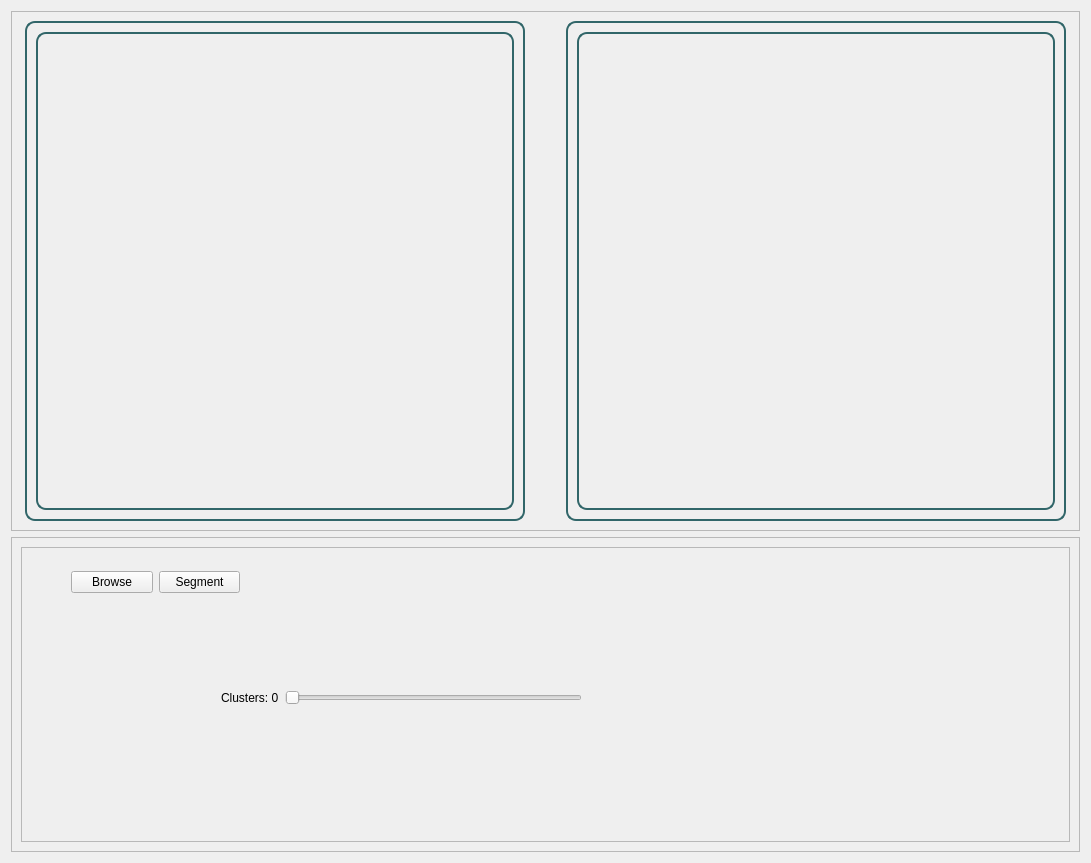
<?xml version="1.0" encoding="UTF-8"?>
<ui version="4.0">
 <class>AgglomerativeWidget</class>
 <widget class="QWidget" name="AgglomerativeWidget">
  <property name="geometry">
   <rect>
    <x>0</x>
    <y>0</y>
    <width>1091</width>
    <height>863</height>
   </rect>
  </property>
  <property name="windowTitle">
   <string>Form</string>
  </property>
  <layout class="QGridLayout" name="gridLayout">
   <item row="0" column="0">
    <widget class="QFrame" name="frame_11">
     <property name="frameShape">
      <enum>QFrame::StyledPanel</enum>
     </property>
     <property name="frameShadow">
      <enum>QFrame::Raised</enum>
     </property>
     <layout class="QHBoxLayout" name="horizontalLayout_5">
      <item>
       <widget class="QFrame" name="frame_12">
        <property name="minimumSize">
         <size>
          <width>500</width>
          <height>500</height>
         </size>
        </property>
        <property name="maximumSize">
         <size>
          <width>500</width>
          <height>500</height>
         </size>
        </property>
        <property name="styleSheet">
         <string notr="true">
           border: 2px solid #316669;
          border-radius: 10px;
      </string>
        </property>
        <property name="frameShape">
         <enum>QFrame::StyledPanel</enum>
        </property>
        <property name="frameShadow">
         <enum>QFrame::Raised</enum>
        </property>
        <layout class="QVBoxLayout" name="verticalLayout_5">
         <item>
          <widget class="QLabel" name="originalImage_2">
           <property name="text">
            <string/>
           </property>
          </widget>
         </item>
        </layout>
       </widget>
      </item>
      <item>
       <spacer name="horizontalSpacer_4">
        <property name="orientation">
         <enum>Qt::Horizontal</enum>
        </property>
        <property name="sizeType">
         <enum>QSizePolicy::Minimum</enum>
        </property>
        <property name="sizeHint" stdset="0">
         <size>
          <width>31</width>
          <height>20</height>
         </size>
        </property>
       </spacer>
      </item>
      <item>
       <widget class="QFrame" name="frame_13">
        <property name="minimumSize">
         <size>
          <width>500</width>
          <height>500</height>
         </size>
        </property>
        <property name="maximumSize">
         <size>
          <width>500</width>
          <height>500</height>
         </size>
        </property>
        <property name="styleSheet">
         <string notr="true">
           border: 2px solid  #316669;
          border-radius: 10px;
      </string>
        </property>
        <property name="frameShape">
         <enum>QFrame::StyledPanel</enum>
        </property>
        <property name="frameShadow">
         <enum>QFrame::Raised</enum>
        </property>
        <layout class="QVBoxLayout" name="verticalLayout_6">
         <item>
          <widget class="QLabel" name="processedImage_2">
           <property name="text">
            <string/>
           </property>
          </widget>
         </item>
        </layout>
       </widget>
      </item>
     </layout>
    </widget>
   </item>
   <item row="1" column="0">
    <widget class="QFrame" name="frame_6">
     <property name="frameShape">
      <enum>QFrame::StyledPanel</enum>
     </property>
     <property name="frameShadow">
      <enum>QFrame::Raised</enum>
     </property>
     <layout class="QHBoxLayout" name="horizontalLayout_3">
      <item>
       <widget class="QFrame" name="frame_10">
        <property name="frameShape">
         <enum>QFrame::StyledPanel</enum>
        </property>
        <property name="frameShadow">
         <enum>QFrame::Raised</enum>
        </property>
        <widget class="QWidget" name="">
         <property name="geometry">
          <rect>
           <x>200</x>
           <y>140</y>
           <width>361</width>
           <height>22</height>
          </rect>
         </property>
         <layout class="QHBoxLayout" name="horizontalLayout">
          <item>
           <widget class="QLabel" name="label_4">
            <property name="text">
             <string>Clusters: 0</string>
            </property>
           </widget>
          </item>
          <item>
           <widget class="QSlider" name="kCluserSlider">
            <property name="orientation">
             <enum>Qt::Horizontal</enum>
            </property>
           </widget>
          </item>
         </layout>
        </widget>
        <widget class="QWidget" name="">
         <property name="geometry">
          <rect>
           <x>50</x>
           <y>20</y>
           <width>169</width>
           <height>31</height>
          </rect>
         </property>
         <layout class="QHBoxLayout" name="horizontalLayout_2">
          <item>
           <widget class="QPushButton" name="browseBtn_2">
            <property name="text">
             <string>Browse</string>
            </property>
           </widget>
          </item>
          <item>
           <widget class="QPushButton" name="segmentBtn">
            <property name="text">
             <string>Segment</string>
            </property>
           </widget>
          </item>
         </layout>
        </widget>
       </widget>
      </item>
     </layout>
    </widget>
   </item>
  </layout>
 </widget>
 <resources/>
 <connections/>
</ui>
